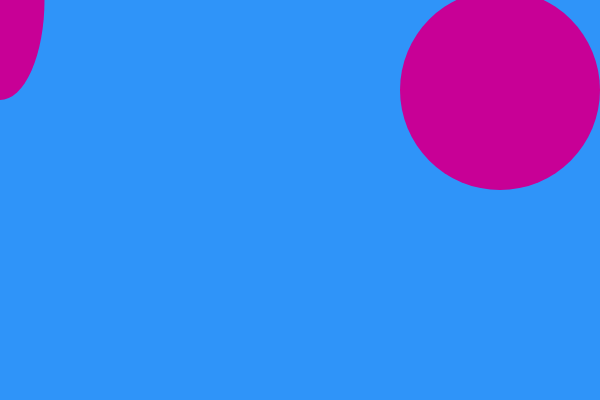
Frame 1 (no input)
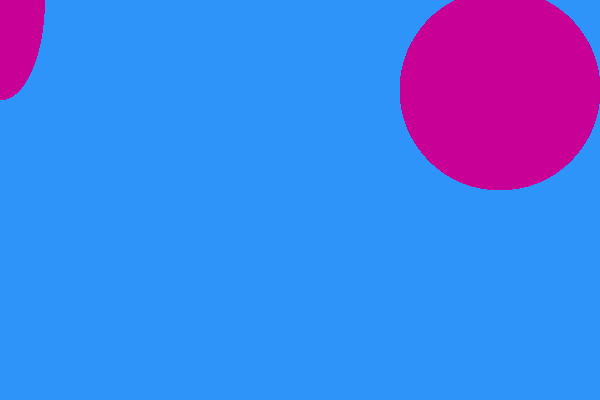
Frame 60 (no input)
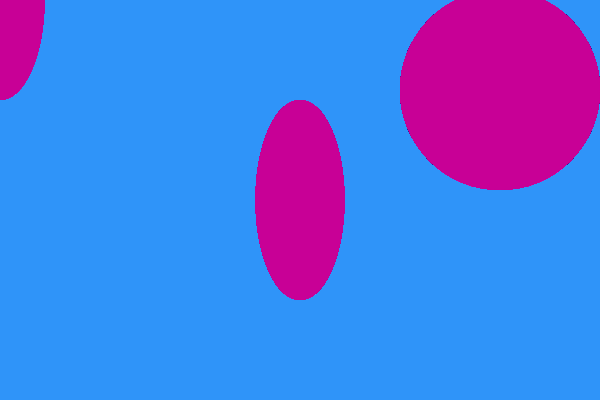
Frame 120 (the mouse pressed at the canvas centre since frame 60)

The p5.js sketch that drew these frames (run headless with seeded random() and noise() and a simulated clock; from frame 60 on, the mouse is pressed at the canvas centre):

// p5.js sketch
// ── sketch.js
function setup() {
createCanvas (600,400);
background(47,148,249);
}

function draw() {
    fill(200,0,150);
    noStroke();
  ellipse(500,90,200,200);
  ellipse(mouseX,mouseY,89,200);
}
